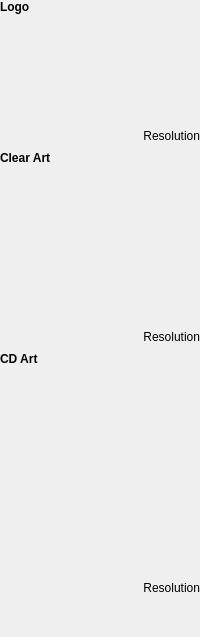
            <widget class="QWidget" name="page_2">
             <layout class="QVBoxLayout" name="verticalLayout_11">
              <property name="margin">
               <number>0</number>
              </property>
              <item>
               <widget class="QLabel" name="label_10">
                <property name="font">
                 <font>
                  <weight>75</weight>
                  <bold>true</bold>
                 </font>
                </property>
                <property name="text">
                 <string>Logo</string>
                </property>
               </widget>
              </item>
              <item>
               <widget class="MyLabel" name="logo">
                <property name="minimumSize">
                 <size>
                  <width>200</width>
                  <height>100</height>
                 </size>
                </property>
                <property name="maximumSize">
                 <size>
                  <width>200</width>
                  <height>100</height>
                 </size>
                </property>
                <property name="cursor">
                 <cursorShape>PointingHandCursor</cursorShape>
                </property>
                <property name="toolTip">
                 <string>Click to Change</string>
                </property>
                <property name="text">
                 <string/>
                </property>
                <property name="pixmap">
                 <pixmap resource="../MediaElch.qrc">:/img/pictures_alt.png</pixmap>
                </property>
                <property name="alignment">
                 <set>Qt::AlignCenter</set>
                </property>
               </widget>
              </item>
              <item>
               <layout class="QHBoxLayout" name="horizontalLayout_13">
                <item>
                 <widget class="QToolButton" name="buttonPreviewLogo">
                  <property name="cursor">
                   <cursorShape>PointingHandCursor</cursorShape>
                  </property>
                  <property name="toolTip">
                   <string>Full preview</string>
                  </property>
                  <property name="styleSheet">
                   <string notr="true">QToolButton {
	border: none;
}</string>
                  </property>
                  <property name="text">
                   <string/>
                  </property>
                  <property name="icon">
                   <iconset resource="../MediaElch.qrc">
                    <normaloff>:/img/zoom_in.png</normaloff>:/img/zoom_in.png</iconset>
                  </property>
                 </widget>
                </item>
                <item>
                 <widget class="QLabel" name="logoResolution">
                  <property name="text">
                   <string>Resolution</string>
                  </property>
                  <property name="alignment">
                   <set>Qt::AlignRight|Qt::AlignTrailing|Qt::AlignVCenter</set>
                  </property>
                 </widget>
                </item>
               </layout>
              </item>
              <item>
               <widget class="QLabel" name="label_25">
                <property name="font">
                 <font>
                  <weight>75</weight>
                  <bold>true</bold>
                 </font>
                </property>
                <property name="text">
                 <string>Clear Art</string>
                </property>
               </widget>
              </item>
              <item>
               <widget class="MyLabel" name="clearArt">
                <property name="minimumSize">
                 <size>
                  <width>200</width>
                  <height>150</height>
                 </size>
                </property>
                <property name="maximumSize">
                 <size>
                  <width>200</width>
                  <height>150</height>
                 </size>
                </property>
                <property name="cursor">
                 <cursorShape>PointingHandCursor</cursorShape>
                </property>
                <property name="toolTip">
                 <string>Click to Change</string>
                </property>
                <property name="text">
                 <string/>
                </property>
                <property name="pixmap">
                 <pixmap resource="../MediaElch.qrc">:/img/pictures_alt.png</pixmap>
                </property>
                <property name="alignment">
                 <set>Qt::AlignCenter</set>
                </property>
               </widget>
              </item>
              <item>
               <layout class="QHBoxLayout" name="horizontalLayout_14">
                <item>
                 <widget class="QToolButton" name="buttonPreviewClearArt">
                  <property name="cursor">
                   <cursorShape>PointingHandCursor</cursorShape>
                  </property>
                  <property name="toolTip">
                   <string>Full preview</string>
                  </property>
                  <property name="styleSheet">
                   <string notr="true">QToolButton {
	border: none;
}</string>
                  </property>
                  <property name="text">
                   <string/>
                  </property>
                  <property name="icon">
                   <iconset resource="../MediaElch.qrc">
                    <normaloff>:/img/zoom_in.png</normaloff>:/img/zoom_in.png</iconset>
                  </property>
                 </widget>
                </item>
                <item>
                 <widget class="QLabel" name="clearArtResolution">
                  <property name="text">
                   <string>Resolution</string>
                  </property>
                  <property name="alignment">
                   <set>Qt::AlignRight|Qt::AlignTrailing|Qt::AlignVCenter</set>
                  </property>
                 </widget>
                </item>
               </layout>
              </item>
              <item>
               <widget class="QLabel" name="label_26">
                <property name="font">
                 <font>
                  <weight>75</weight>
                  <bold>true</bold>
                 </font>
                </property>
                <property name="text">
                 <string>CD Art</string>
                </property>
               </widget>
              </item>
              <item>
               <widget class="MyLabel" name="cdArt">
                <property name="minimumSize">
                 <size>
                  <width>200</width>
                  <height>200</height>
                 </size>
                </property>
                <property name="maximumSize">
                 <size>
                  <width>200</width>
                  <height>200</height>
                 </size>
                </property>
                <property name="cursor">
                 <cursorShape>PointingHandCursor</cursorShape>
                </property>
                <property name="toolTip">
                 <string>Click to Change</string>
                </property>
                <property name="text">
                 <string/>
                </property>
                <property name="pixmap">
                 <pixmap resource="../MediaElch.qrc">:/img/pictures_alt.png</pixmap>
                </property>
                <property name="alignment">
                 <set>Qt::AlignCenter</set>
                </property>
               </widget>
              </item>
              <item>
               <layout class="QHBoxLayout" name="horizontalLayout_15">
                <item>
                 <widget class="QToolButton" name="buttonPreviewCdArt">
                  <property name="cursor">
                   <cursorShape>PointingHandCursor</cursorShape>
                  </property>
                  <property name="toolTip">
                   <string>Full preview</string>
                  </property>
                  <property name="styleSheet">
                   <string notr="true">QToolButton {
	border: none;
}</string>
                  </property>
                  <property name="text">
                   <string/>
                  </property>
                  <property name="icon">
                   <iconset resource="../MediaElch.qrc">
                    <normaloff>:/img/zoom_in.png</normaloff>:/img/zoom_in.png</iconset>
                  </property>
                 </widget>
                </item>
                <item>
                 <widget class="QLabel" name="cdArtResolution">
                  <property name="text">
                   <string>Resolution</string>
                  </property>
                  <property name="alignment">
                   <set>Qt::AlignRight|Qt::AlignTrailing|Qt::AlignVCenter</set>
                  </property>
                 </widget>
                </item>
               </layout>
              </item>
              <item>
               <spacer name="verticalSpacer_7">
                <property name="orientation">
                 <enum>Qt::Vertical</enum>
                </property>
                <property name="sizeHint" stdset="0">
                 <size>
                  <width>20</width>
                  <height>40</height>
                 </size>
                </property>
               </spacer>
              </item>
             </layout>
            </widget>
